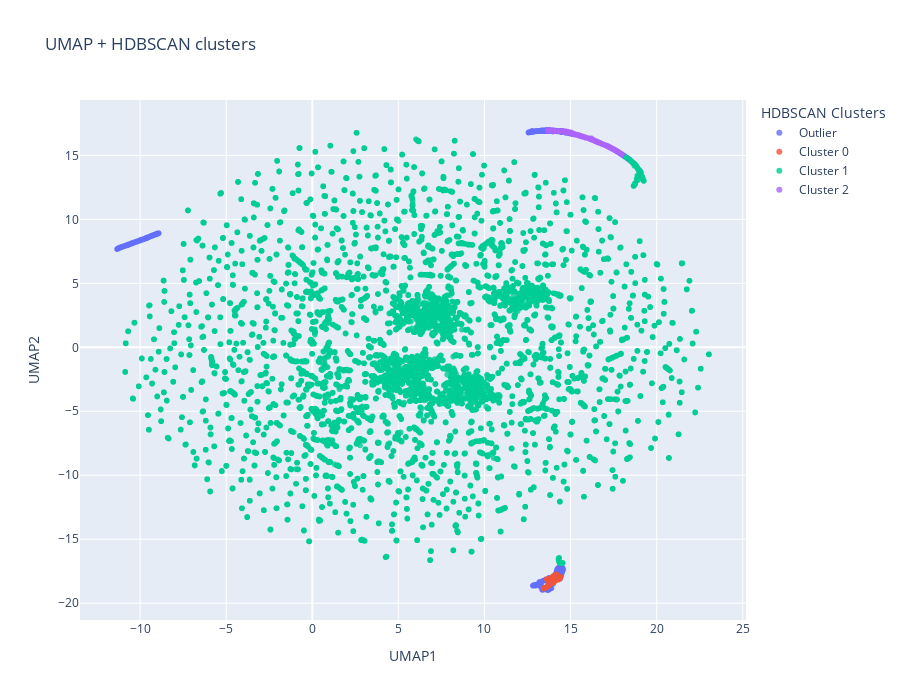

Notebook code cell kept with this figure:
### Code cell
# -----------------------------
# UMAP embedding
# -----------------------------
umap_pipeline = Pipeline([
    ('scaler',RobustScaler()),
    ('umap',
        umap.UMAP(
        n_neighbors=30,
        min_dist=0.1,
        n_components=2,
        random_state=42
    ))
])

X_umap = umap_pipeline.fit_transform(X)

df_vis = df.copy()
df_vis['UMAP1'] = X_umap[:, 0]
df_vis['UMAP2'] = X_umap[:, 1]
df_vis['cluster_label'] = hdb_labels

df_vis['Cluster'] = df_vis['cluster_label'].map(
    lambda lbl: 'Outlier' if lbl == -1 else f'Cluster {lbl}'
)

cluster_order = ['Outlier'] + [f'Cluster {i}' for i in sorted(df_vis[df_vis['cluster_label'] != -1]['cluster_label'].unique())]
df_vis['Cluster'] = pd.Categorical(df_vis['Cluster'], categories=cluster_order, ordered=True)

hover_cols = ['is_attack', 'n_connections'] 

fig = px.scatter(
    df_vis,
    x='UMAP1',
    y='UMAP2',
    color='Cluster',
    hover_data=hover_cols,  # Ahora sí: columnas del DataFrame
    title="UMAP + HDBSCAN clusters",
    width=900,
    height=700
)

fig.update_traces(marker=dict(size=6, opacity=0.8))
fig.update_layout(legend_title_text='HDBSCAN Clusters')
fig.write_image(
    "../reports/figures/umap_hdbscan_210.png",
    width=1000,      # ancho en píxeles
    height=600,      # alto en píxeles
    scale=2          # factor de escalado (2 = ~200 DPI)
)
fig.show()

### Figure 1 — Plotly figure (JSON) as saved in the notebook; plotly's stock layout.template omitted (floating-point values rounded to 4 significant figures; data arrays with more than 128 entries replaced by an {"elided": "..."} marker saying what was removed)
{"data": [{"customdata": {"elided": "1441x2 int values"}, "hovertemplate": "Cluster=Outlier<br>UMAP1=%{x}<br>UMAP2=%{y}<br>is_attack=%{customdata[0]}<br>n_connections=%{customdata[1]}<extra></extra>", "legendgroup": "Outlier", "marker": {"color": "#636efa", "opacity": 0.8, "size": 6, "symbol": "circle"}, "mode": "markers", "name": "Outlier", "showlegend": true, "type": "scattergl", "x": {"elided": "1441 float values"}, "xaxis": "x", "y": {"elided": "1441 float values"}, "yaxis": "y"}, {"customdata": {"elided": "126x2 int values"}, "hovertemplate": "Cluster=Cluster 0<br>UMAP1=%{x}<br>UMAP2=%{y}<br>is_attack=%{customdata[0]}<br>n_connections=%{customdata[1]}<extra></extra>", "legendgroup": "Cluster 0", "marker": {"color": "#EF553B", "opacity": 0.8, "size": 6, "symbol": "circle"}, "mode": "markers", "name": "Cluster 0", "showlegend": true, "type": "scattergl", "x": [14.41, 14.39, 14.41, 14.4, 14.4, 14.4, 14.39, 14.38, 14.39, 13.99, 14.29, 14.29, 14.28, 14.3, 14.31, 14.29, 14.11, 14.12, 14.14, 14.07, 14.06, 14.06, 14.01, 13.99, 13.99, 13.69, 13.86, 13.86, 13.86, 13.81, 13.83, 13.81, 13.75, 13.77, 13.76, 13.67, 13.69, 13.67, 13.52, 13.51, 13.51, 13.5, 13.5, 13.49, 13.44, 13.44, 13.44, 14.41, 14.43, 14.42, 14.43, 14.38, 14.38, 14.19, 14.37, 14.37, 14.37, 14.18, 14.37, 14.35, 14.36, 14.15, 14.36, 14.36, 14.36, 14.1, 14.29, 14.25, 14.25, 14.35, 14.35, 14.35, 14.11, 14.13, 14.12, 14.11, 14.11, 14.11, 14.07, 14.08, 14.08, 14.02, 14.03, 14.01, 13.69, 13.64, 13.85, 13.83, 13.68, 13.78, 13.76, 13.77, 13.76, 13.77, 13.77, 13.45, 13.45, 13.46, 13.44, 13.46, 13.98, 13.99, 13.99, 14.01, 13.99, 14.02, 14.02, 14.03, 13.97, 13.96, 13.97, 14.04, 14.05, 14.07, 13.98, 13.65, 13.65, 13.65, 14.12, 14.1, 13.67, 13.64, 13.64, 13.64, 13.62, 13.62], "xaxis": "x", "y": [-17.93, -17.97, -17.95, -17.95, -17.96, -17.96, -17.97, -17.97, -17.98, -17.92, -18.13, -18.13, -18.13, -18.1, -18.09, -18.1, -18.22, -18.22, -18.2, -18.26, -18.26, -18.27, -18.33, -18.35, -18.34, -18.12, -18.42, -18.42, -18.45, -18.51, -18.47, -18.49, -18.6, -18.58, -18.57, -18.68, -18.66, -18.68, -18.79, -18.79, -18.79, -18.81, -18.81, -18.81, -18.83, -18.84, -18.84, -17.94, -17.93, -17.94, -17.98, -17.99, -17.98, -17.76, -18.04, -18.0, -17.98, -17.75, -18.06, -18.06, -18.05, -17.82, -18.08, -18.07, -18.06, -17.84, -18.15, -18.16, -18.17, -18.1, -18.09, -18.09, -18.23, -18.21, -18.23, -18.23, -18.23, -18.23, -18.25, -18.28, -18.26, -18.37, -18.31, -18.31, -18.11, -18.14, -18.45, -18.46, -18.24, -18.54, -18.55, -18.54, -18.55, -18.55, -18.54, -18.85, -18.85, -18.84, -18.84, -18.83, -17.93, -17.93, -18.07, -18.07, -18.11, -17.88, -17.89, -17.9, -17.93, -17.94, -17.91, -17.85, -17.86, -17.85, -17.92, -18.12, -18.12, -18.12, -17.78, -17.82, -18.1, -18.12, -18.12, -18.12, -18.13, -18.13], "yaxis": "y"}, {"customdata": {"elided": "22057x2 int values"}, "hovertemplate": "Cluster=Cluster 1<br>UMAP1=%{x}<br>UMAP2=%{y}<br>is_attack=%{customdata[0]}<br>n_connections=%{customdata[1]}<extra></extra>", "legendgroup": "Cluster 1", "marker": {"color": "#00cc96", "opacity": 0.8, "size": 6, "symbol": "circle"}, "mode": "markers", "name": "Cluster 1", "showlegend": true, "type": "scattergl", "x": {"elided": "22057 float values"}, "xaxis": "x", "y": {"elided": "22057 float values"}, "yaxis": "y"}, {"customdata": {"elided": "381x2 int values"}, "hovertemplate": "Cluster=Cluster 2<br>UMAP1=%{x}<br>UMAP2=%{y}<br>is_attack=%{customdata[0]}<br>n_connections=%{customdata[1]}<extra></extra>", "legendgroup": "Cluster 2", "marker": {"color": "#ab63fa", "opacity": 0.8, "size": 6, "symbol": "circle"}, "mode": "markers", "name": "Cluster 2", "showlegend": true, "type": "scattergl", "x": {"elided": "381 float values"}, "xaxis": "x", "y": {"elided": "381 float values"}, "yaxis": "y"}], "layout": {"height": 700, "legend": {"title": {"text": "HDBSCAN Clusters"}, "tracegroupgap": 0}, "title": {"text": "UMAP + HDBSCAN clusters"}, "width": 900, "xaxis": {"anchor": "y", "domain": [0, 1], "title": {"text": "UMAP1"}}, "yaxis": {"anchor": "x", "domain": [0, 1], "title": {"text": "UMAP2"}}}}
